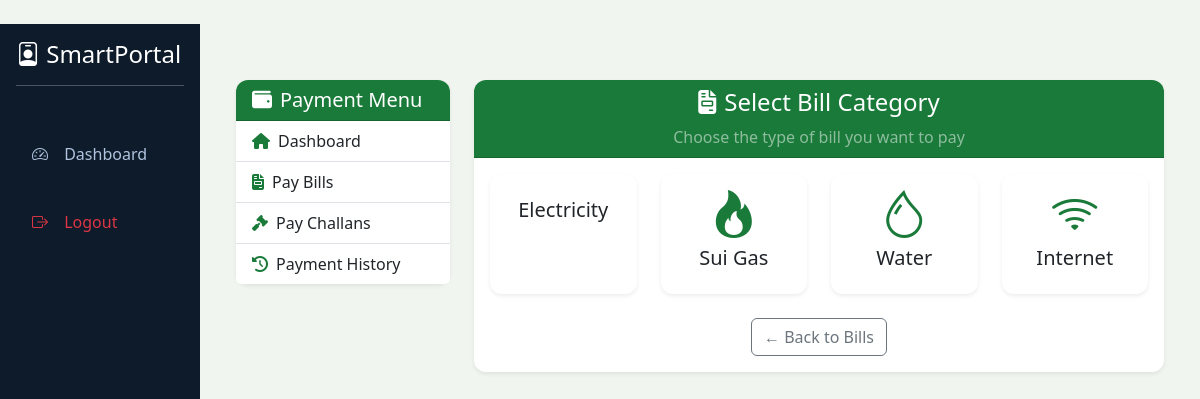
Screenshot of /challan/pay-bill/ (signed in) with the database file from the repository.
### challan/models.py (models this page shows, shortened)
class BillCategory(models.Model):
    name = models.CharField(max_length=50)
    slug = models.SlugField(unique=True)
    icon = models.CharField(max_length=50, blank=True)

### challan/views.py (the view)
# urls.py: path('pay-bill/', views.pay_bill_step1, name='pay_bill_step1'),
@login_required
def pay_bill_step1(request):
    categories = BillCategory.objects.all()
    return render(request, 'challan/pay_bill_step1.html', {'categories': categories})

### challan/templates/challan/pay_bill_step1.html (shortened to what this page needs)
{% extends "challan/base_challan.html" %}
{% block challan_content %}
<div class="card border-0 shadow-sm">
    <div class="card-header bg-success text-white text-center">
        <h4><i class="fas fa-file-invoice me-2"></i>Select Bill Category</h4>
        <p class="mb-0 text-white-50">Choose the type of bill you want to pay</p>
    </div>
    <div class="card-body">
        <div class="row g-4">
            {% for cat in categories %}
                <div class="col-md-3 col-sm-6">
                    <a href="{% url 'challan:pay_bill_step2' cat.slug %}" class="text-decoration-none">
                        <div class="card h-100 border-0 shadow-sm text-center p-3 hover-card">
                            <i class="fas {{ cat.icon }} fa-3x text-success"></i>
                            <h5 class="mt-2 text-dark">{{ cat.name }}</h5>
                        </div>
                    </a>
                </div>
            {% endfor %}
        </div>
        <div class="text-center mt-4">
            <a href="{% url 'challan:bill_list' %}" class="btn btn-outline-secondary">← Back to Bills</a>
        </div>
    </div>
</div>
{% endblock %}

### templates/base.html (style rules this page uses)
:root { --gov-green: #1a7a3a; --gov-dark: #0d4a1f; --gov-light: #e8f5e9; --gov-gold: #c5a059; }
body { background-color: #f0f5f0; font-family: 'Segoe UI', Tahoma, Geneva, Verdana, sans-serif; }
.card { border: none; border-radius: 0.75rem; box-shadow: 0 4px 12px rgba(0,0,0,0.05); }
.card-header { border-radius: 0.75rem 0.75rem 0 0 !important; }
.bg-success { background-color: var(--gov-green) !important; }
.text-success { color: var(--gov-green) !important; }

### rows the page displays
BillCategory: name "Electricity"
BillCategory: name "Sui Gas"
BillCategory: name "Water"
BillCategory: name "Internet"
